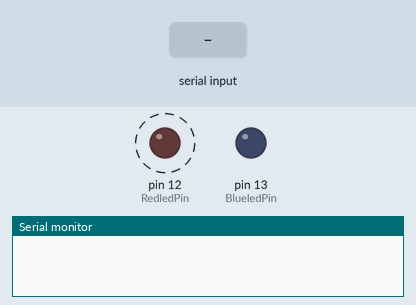
This sketch was run on a simulated Arduino Uno, built with avr-gcc and run on an emulated ATmega328P. Parts: output pins drawn as LEDs (lit = HIGH), the last lines printed to the serial monitor. Dashed ring = blinking. Inputs (shaded band) come from the test bench.

Above: at 1.8 s.
1.9 s: "s" received over the second serial link
At 2.12 s:
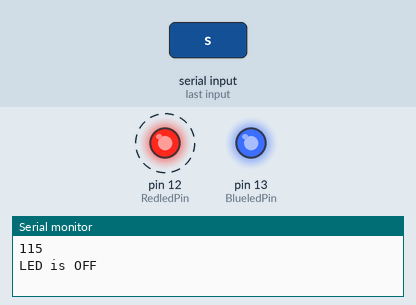
4.9 s: "w" received over the second serial link
At 5.12 s:
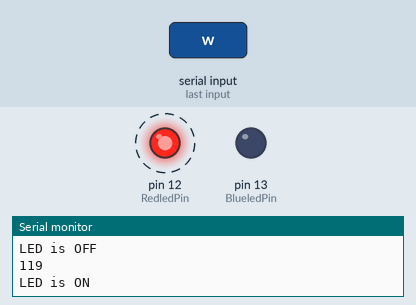
Timing chart, 0 to 16.9 s (numbered marks = the images above; inputs shaded):
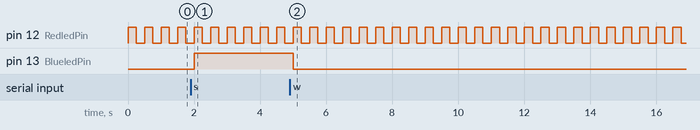

The sketch:

arduino_bluetooth_code.ino
```cpp
/*
 * Code for connecting Arduino board to Android using Bluetooth
 * by Droiduino
*/

 /*
   * Char to Integer conversion according to ASCII Table
   * this is used to convert command from Android
   * "w" = 119 --> turn on LED
   * "s" = 115 --> turn off LED
   * "d" = 100 --> make the LED blinking
   *
   */
#include <SoftwareSerial.h>

SoftwareSerial BTSerial(2,3);
//void setup();

int BlueledPin = 13; // Built-in LED
int RedledPin  = 12; // Built-in LED
int androidCmd; // Command message from Android

/// ----------------------------------------------------------------------------------
void setup()
/// ----------------------------------------------------------------------------------
{
  //BTSerial.begin(38400); // HC05 명령모드 속도
  BTSerial.begin(9600); // HC05 데이터모드 속도

  // LED Setup
  pinMode(BlueledPin, OUTPUT);
  digitalWrite(BlueledPin, LOW); // Blue LED is OFF by default

  pinMode(RedledPin, OUTPUT);
  digitalWrite(RedledPin, LOW); // Red LED is OFF by default

  // Bluetooth Setup
  Serial.begin(9600); // Default communication rate of the Bluetooth Module
}

/// ----------------------------------------------------------------------------------
void loop()
/// ----------------------------------------------------------------------------------
{
/*
  if (BTSerial.available())
    Serial.write(BTSerial.read());
  if (Serial.available())
    BTSerial.write(Serial.read());
*/

  // Read incoming command from Android
  if (BTSerial.available() > 0)
  {
    androidCmd = BTSerial.read();
    Serial.println(androidCmd); // For debug purpose
  }

  // Translate Android command into Action
  if (androidCmd == 119) // Equivalent to the character "w"
  {
    Serial.println("LED is ON"); // Send status message to Android
    digitalWrite(BlueledPin, LOW); // Turn On Blue LED
  }
  else if (androidCmd == 115) // Equivalent to the character "s"
  {
    Serial.println("LED is OFF"); // Send status message to Android
    digitalWrite(BlueledPin, HIGH); // Turn Off Blue LED
  }
  else if (androidCmd == 100) // Equivalent to the character "d"
  {
      // --------------------------------------
      // 2021년 1월 11일 :: Blue LED 상태 알림
      // case "1\r": 자바에서 switch문 비교할 때(기타 비교문에서도 참고)
      // https://freedeveloper.tistory.com/191 (제어문자 설명)
      if (digitalRead(BlueledPin))
      {
        Serial.println("LED is Status OFF"); // Send Terminal
        BTSerial.println("0"); // Send Android
      }
      else {
        Serial.println("LED is Status ON"); // Send Terminal
        BTSerial.println("1"); // Send Android
      }
      // --------------------------------------
  }
  androidCmd = 0;
  blinkingLed(); // Red LED is blinking
}

/// ----------------------------------------------------------------------------------
void blinkingLed()
/// ----------------------------------------------------------------------------------
// Function to Blink LED
// Called from the loop function
{
  digitalWrite(RedledPin,HIGH);
  delay(250);
  digitalWrite(RedledPin,LOW);
  delay(250);
}
```

Measured:
- after the input at 1.9 s, pin 13 (BlueledPin): LOW → HIGH after 0.10 s
- after the input at 4.9 s, pin 13 (BlueledPin): HIGH → LOW after 0.10 s
- by itself, pin 12 (RedledPin): alternates HIGH for 0.25 s and LOW for 0.25 s
